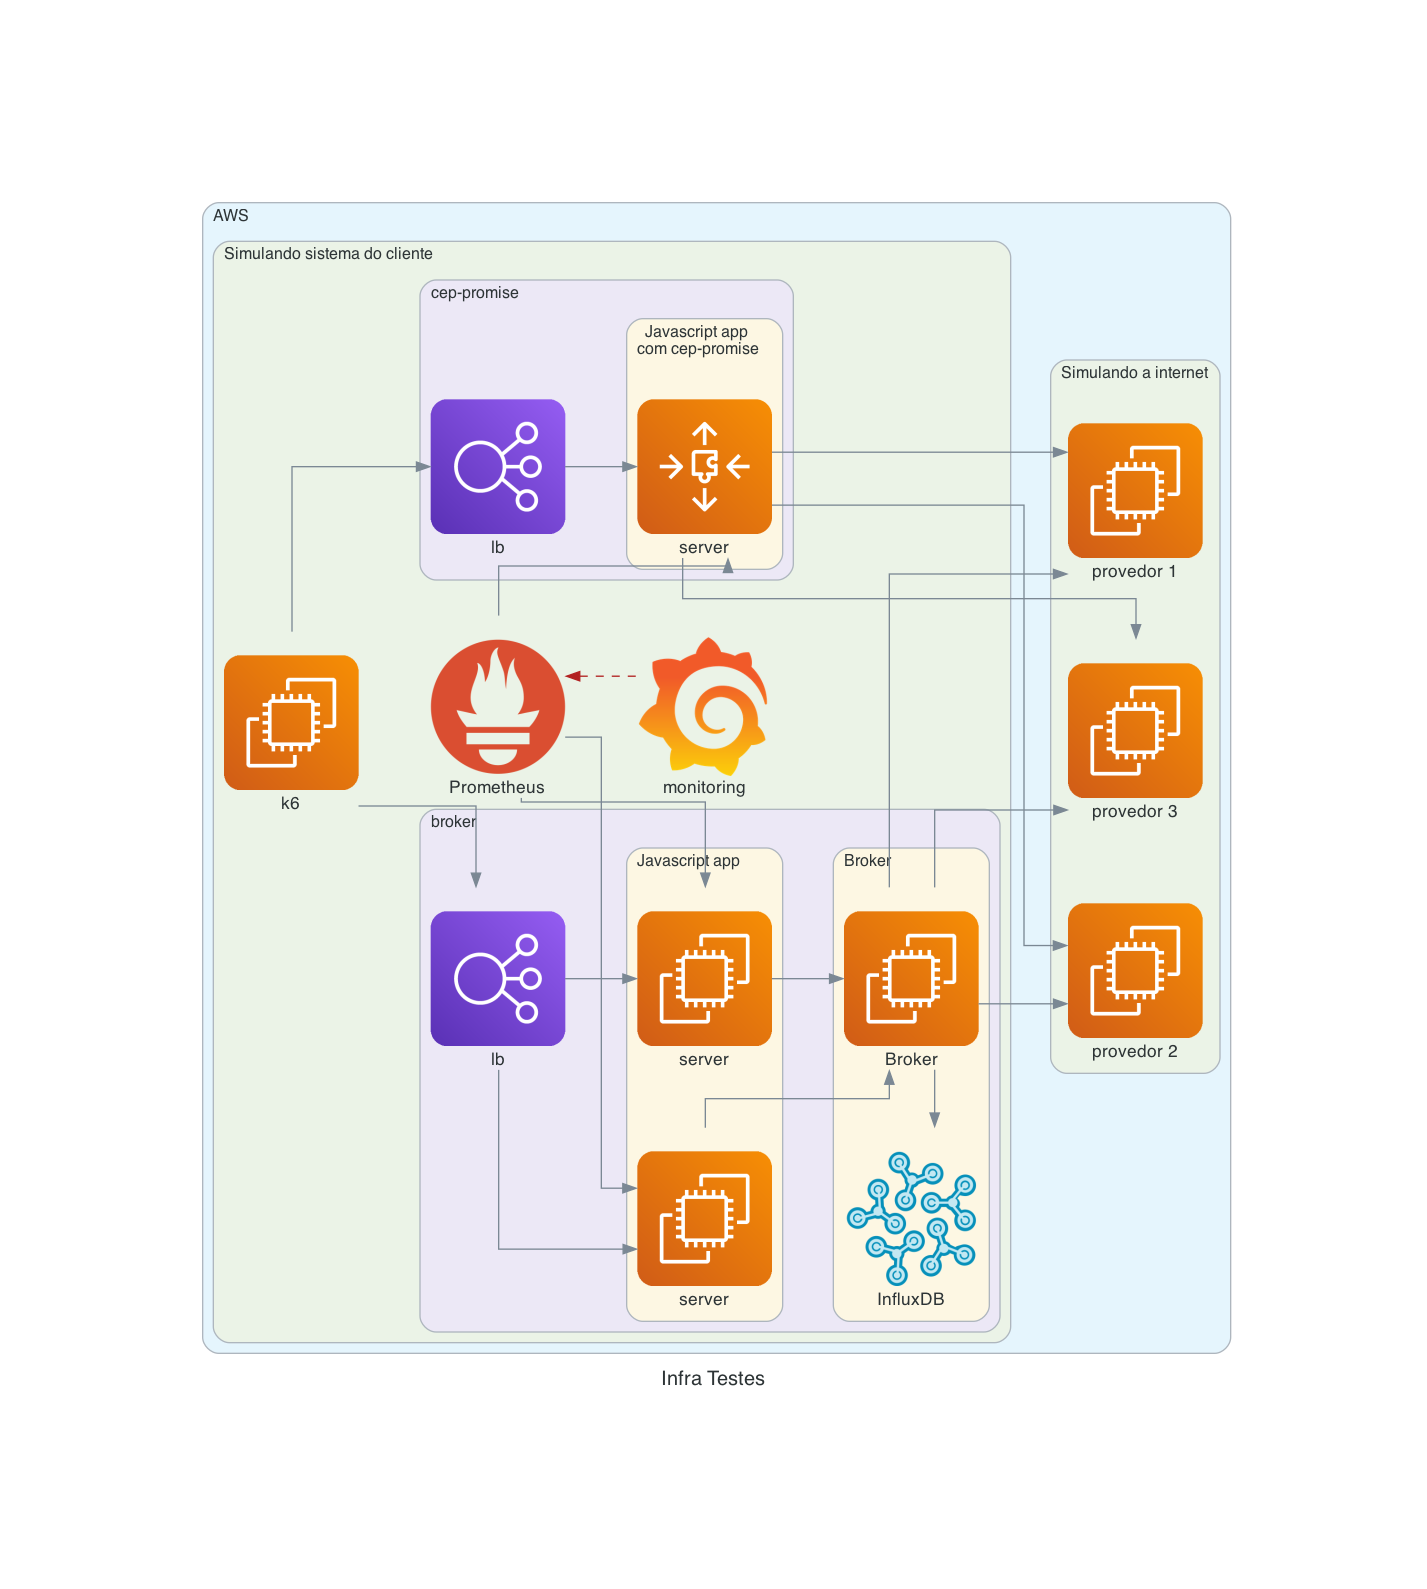

This figure's Python source:
from diagrams import Diagram, Cluster, Edge
from diagrams.aws.compute import EC2, AutoScaling
from diagrams.aws.network import ELB
from diagrams.onprem.monitoring import Grafana, Prometheus
from diagrams.onprem.database import InfluxDB

with Diagram("Infra Testes", show=False):
    with Cluster("AWS"):
      with Cluster("Simulando sistema do cliente"):
        # Client k6
        k6_ec2 = EC2("k6")

        with Cluster("cep-promise"):
          # Cliente que usa o cep-promise
          lb_cp = ELB("lb")
          with Cluster("Javascript app \ncom cep-promise"):
              cp_ec2_group = AutoScaling("server")

        with Cluster("broker"):
          # Cliente que usa o Broker
          lb_broker = ELB("lb")
          with Cluster("Javascript app"):
              broker_ec2_group = [EC2("server"),EC2("server")]

          # Broker
          with Cluster("Broker"):
            influxdb = InfluxDB("InfluxDB")
            broker = EC2("Broker")
        
        # Monitoramento
        metrics_ec2 = Prometheus("Prometheus")
        metrics_ec2 >> cp_ec2_group
        metrics_ec2 >> broker_ec2_group
        metrics_ec2 << Edge(color="firebrick", style="dashed") << Grafana("monitoring")

      # Provedores
      with Cluster("Simulando a internet"):
          providers_group = [EC2("provedor 1"),
                             EC2("provedor 2"),
                             EC2("provedor 3")]

      k6_ec2 >> lb_cp
      k6_ec2 >> lb_broker

      lb_cp >> cp_ec2_group
      lb_broker >> broker_ec2_group

      cp_ec2_group >> providers_group
      broker_ec2_group >> broker >> Edge(labelangle="0", labeldistance="14", constraint="False") >> influxdb
      broker >> providers_group
